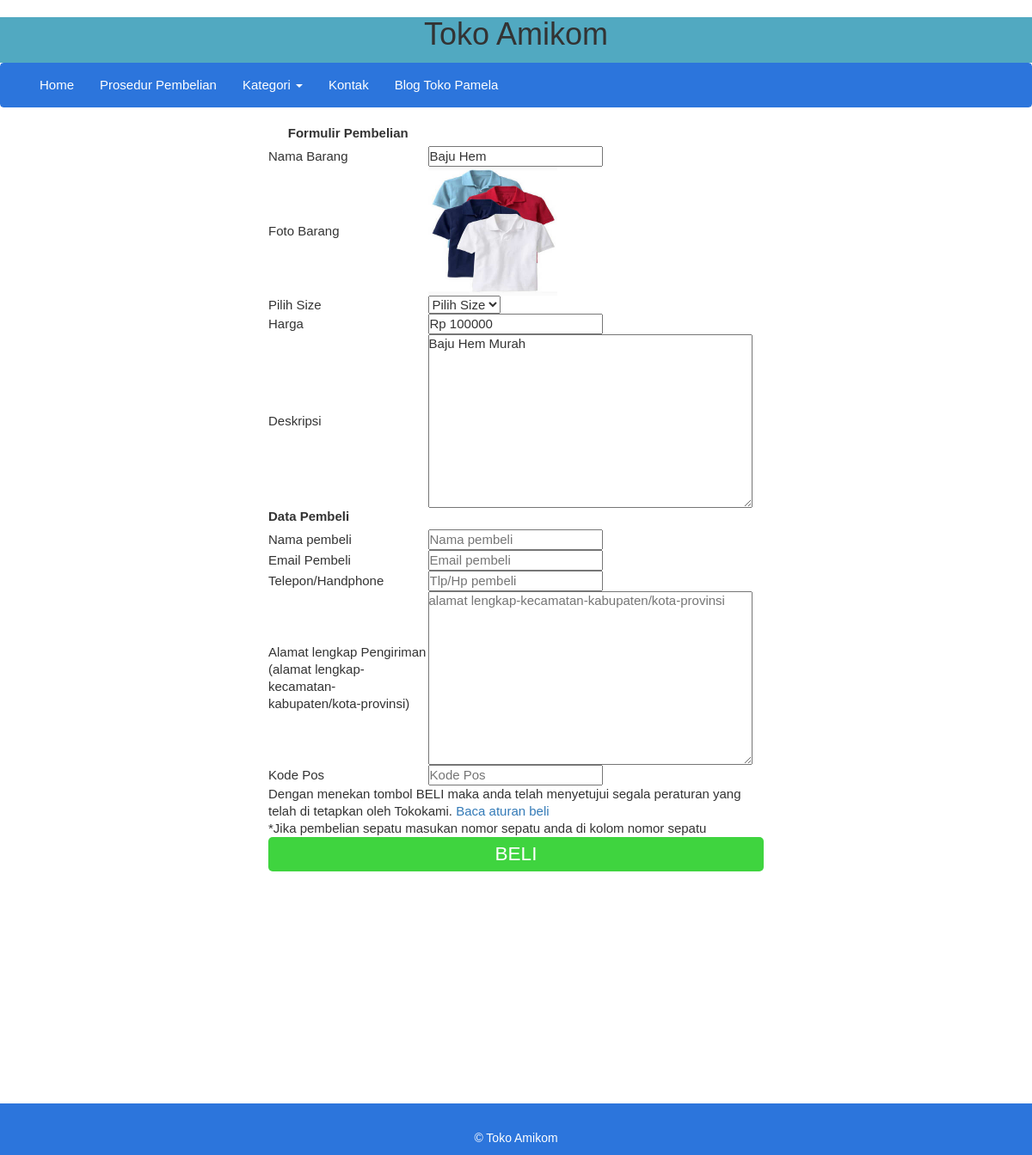
Page /beli.php?id=55 on the committed database.
### tables this page shows
CREATE TABLE `barang` (
  `id_barang` int(11) NOT NULL,
  `nama_barang` varchar(100) NOT NULL,
  `foto_barang` varchar(100) NOT NULL,
  `jenis_barang` enum('-','Fashion Pria','Fashion Wanita','Fashion Lain') NOT NULL,
  `size` enum('0','S','M','L','XL','XXL','All size') NOT NULL,
  `harga_barang` varchar(100) NOT NULL,
  `deskripsi_barang` text NOT NULL
);

### akses/fungsi.php (called while the page is built, shortened)
<?php
function tampilbarang_per_id($id){
	global $link;
	$query = "SELECT id_barang,nama_barang,foto_barang,jenis_barang,harga_barang, deskripsi_barang FROM barang WHERE id_barang='$id'";
	$result = mysqli_query($link,$query) or die ('Gagal menampilkan data barang');
	return $result;
}

### beli.php (the view, shortened to what this page needs)
<?php include 'head.php';
$id=$_GET['id'];
if(isset($_GET['id'])){
	$tampil=tampilbarang_per_id($id);
	while ($a=mysqli_fetch_assoc($tampil)) {
		$gambar_awal=$a['foto_barang'];
		$merk_awal 	=$a['nama_barang'];
		$harga_awal	=$a['harga_barang'];
		$deskripsi	=$a['deskripsi_barang'];
	}
}
?>
	<form action="" method="post">
		<table>
			<tr>
				<td align="center"><label><b>Formulir Pembelian</b></label></td>
			</tr>
			<tr>
				<td class="judul">Nama Barang</td>
				<td><input readonly type="text" name="nama_barang" value="<?= $merk_awal;?>"></td>
			</tr>
			<tr>
				<td class="judul">Foto Barang</td>
				<td><img width="150" height="150" src="img/<?= $gambar_awal;?>"></td>
			</tr>
			<tr>
				<td class="judul">Pilih Size</td>
				<td><select name="size">
					<option value="-">Pilih Size</option>
				</select></td>
			</tr>
			<tr>
				<td class="judul">Harga</td>
				<td><input readonly  type="text" name="harga" value="Rp <?= $harga_awal;?>"></td>
			</tr>
			<tr>
				<td class="judul">Deskripsi</td>
				<td><textarea readonly cols="40" rows="10" placeholder="deskripsi produk"><?= $deskripsi;?></textarea></td>
			</tr>
			<tr>
			<td><label><b>Data Pembeli</b></label></td></tr>
			<tr>
				<td class="judul">Nama pembeli</td>
				<td><input type="text" name="nama_pembeli" placeholder="Nama pembeli" required></td>
			</tr>
			<tr>
				<td class="judul">Email Pembeli</td>
				<td><input type="email" name="email_pembeli" placeholder="Email pembeli" required></td>
			</tr>
			<tr>
				<td class="judul">Telepon/Handphone</td>
				<td><input type="number" name="tlp_pembeli" placeholder="Tlp/Hp pembeli" required></td>
			</tr>
			<tr>
				<td class="judul">Alamat lengkap Pengiriman<br>(alamat lengkap-kecamatan-kabupaten/kota-provinsi)</td>
				<td><textarea name="alamat_pembeli"  cols="40" rows="10" placeholder="alamat lengkap-kecamatan-kabupaten/kota-provinsi" required></textarea></td>
			</tr>
			<tr>
				<td class="judul">Kode Pos</td>
				<td><input type="number" name="pos" placeholder="Kode Pos"></td>
			</tr>
			<tr>
				<td colspan="2">Dengan menekan tombol BELI maka anda telah menyetujui segala peraturan yang telah di tetapkan oleh Tokokami. <a href="cara_beli.php">Baca aturan beli</a><br> *Jika pembelian sepatu masukan nomor sepatu anda di kolom nomor sepatu</td>
			</tr>
			<tr>
				<td colspan="2"><input type="submit" name="submit" class="beli" value="BELI"></td>
			</tr>
		</table>
	</form>
<?php include 'foot.php';?>

### css/style.css (style rules this page uses)
* { padding: 0; margin: 0 auto; font-size: 15px; font-family: sans-serif; list-style: none; text-decoration: none; max-width: 100% !important; }

### beli.php (style rules this page uses)
table { width: 60%; margin: 1% auto; line-height: 20px; }
td { margin: 1% auto; }
.beli { width: 100%; border:0px; border-radius: 5px; background-color: #3FD43F; height: 40px; color: white; font-size: 1.5em; }

### rows in the picture
barang: nama_barang "Baju Hem", foto_barang (picture), harga "Rp 100000", deskripsi_barang "Baju Hem Murah"
